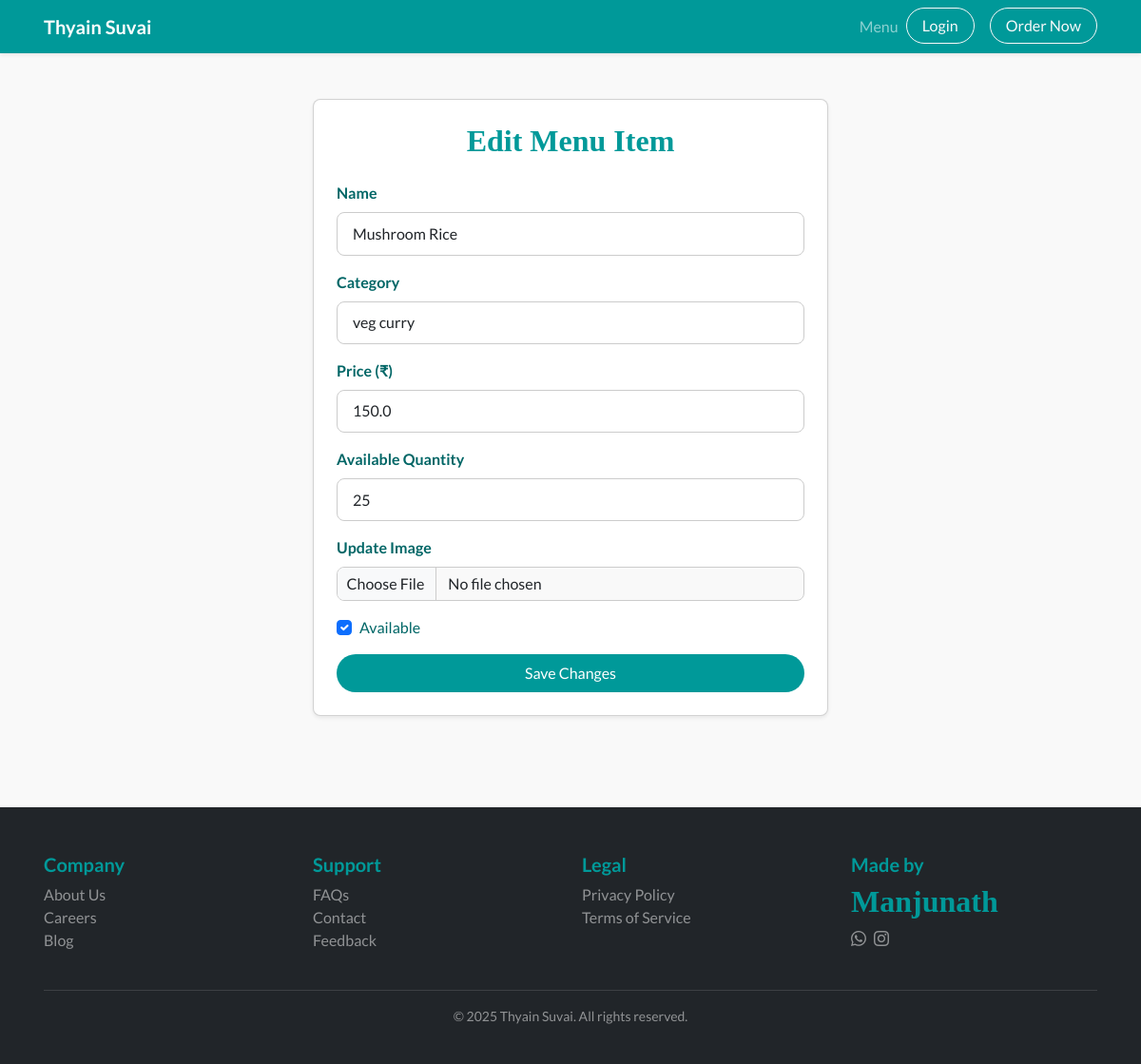
The page /edit_menu/4 on the database its author committed.
### models.py (models this page shows)
class MenuItem(db.Model):
    id = db.Column(db.Integer, primary_key=True)
    name = db.Column(db.String(100), nullable=False)
    description = db.Column(db.String(255))
    price = db.Column(db.Float, nullable=False)
    quantity_available = db.Column(db.Integer, nullable=False)  # quantity available in stock
    category= db.Column(db.String(50))  # e.g., Appetizer, Main Course, Dessert
    is_available = db.Column(db.Boolean, default=True)
    image = db.Column(db.String(100))  # stores image filename

### app.py (the view, shortened to what this page needs)
@app.route('/edit_menu/<int:menu_id>', methods=['GET', 'POST'])
def edit_menu(menu_id):
    menu = MenuItem.query.get_or_404(menu_id)
    return render_template('edit_menu.html', menu=menu)

### templates/edit_menu.html (shortened to what this page needs)
{% extends 'base.html' %}
{% block extra_css %}
<link rel="stylesheet" href="{{ url_for('static', filename='css/edit_menu.css') }}">
{% endblock %}
{% block content %}
<div class="container py-5">
  <div class="row justify-content-center">
    <div class="col-lg-6">
      <div class="card shadow-sm p-4">
        <h4 class="mb-4 text-center">Edit Menu Item</h4>
        <form method="POST" enctype="multipart/form-data">
          <div class="mb-3">
            <label for="name" class="form-label">Name</label>
            <input type="text" class="form-control" id="name" name="name" value="{{ menu.name }}" required>
          </div>
          <div class="mb-3">
            <label for="category" class="form-label">Category</label>
            <input type="text" class="form-control" id="category" name="category" value="{{ menu.category if menu else '' }}" required>
          </div>
          <div class="mb-3">
            <label for="price" class="form-label">Price (₹)</label>
            <input type="number" class="form-control" id="price" name="price" step="0.01" value="{{ menu.price }}" required>
          </div>
          <div class="mb-3">
            <label for="quantity_available" class="form-label">Available Quantity</label>
            <input type="number" class="form-control" id="quantity_available" name="quantity_available" min="0" value="{{ menu.quantity_available }}" required>
          </div>
          <div class="mb-3">
            <label for="image" class="form-label">Update Image</label>
            <input type="file" class="form-control" id="image" name="image" accept="image/*">
          </div>
          <div class="form-check mb-3">
            <input class="form-check-input" type="checkbox" id="is_available" name="is_available" {% if menu.is_available %}checked{% endif %}>
            <label class="form-check-label" for="is_available">Available</label>
          </div>
          <button type="submit" class="btn btn-teal rounded-pill w-100">Save Changes</button>
        </form>
      </div>
    </div>
  </div>
</div>
{% endblock %}

### static/css/base.css (style rules this page uses)
body { font-family: 'Lato', 'Roboto', sans-serif; background-color: #ffffff; color: #333333; margin: 0; padding: 0; scroll-behavior: smooth; }
.btn-teal { background-color: #009999; color: #ffffff; border-radius: 50px; padding: 0.5rem 1.2rem; border: none; font-weight: 500; transition: background-color 0.3s ease; }
.container { max-width: 1140px; margin: auto; padding: 0 1rem; }
.text-center { text-align: center; }
h1, h2, h3, h4, h5 { font-weight: 700; color: #009999; }
input, textarea, select, button { font-family: inherit; font-size: 1rem; }
input[type="text"], input[type="email"], input[type="number"], input[type="password"], textarea, select { border: 1px solid #ccc; border-radius: 8px; padding: 0.5rem 0.75rem; width: 100%; box-sizing: border-box; }

### static/css/edit_menu.css (style rules this page uses)
:root { --primary-teal: #009999; --accent-orange: #F7931E; --dark-teal: #006666; --text-dark: #333333; --bg-light: #f9f9f9; --white: #ffffff; --radius-pill: 50px; --radius-card: 8px; --shadow: 0 4px 12px rgba(0, 0, 0, 0.08); }
body { font-family: 'Lato', sans-serif; color: var(--text-dark); background-color: var(--bg-light); }
.card { border-radius: var(--radius-card); box-shadow: var(--shadow); background-color: var(--white); padding: 1.5rem; }
h4 { font-family: 'Cormorant Garamond', serif; font-size: 2rem; font-weight: 700; color: var(--primary-teal); }
label.form-label { font-weight: 600; color: var(--dark-teal); }
input.form-control, textarea.form-control { border-radius: var(--radius-card); border: 1px solid #ccc; padding: 0.6rem 1rem; }
input[type="file"] { padding: 0.3rem 0.6rem; background-color: var(--bg-light); border: 1px solid #ccc; border-radius: var(--radius-card); }
.btn-teal { background-color: var(--primary-teal); color: var(--white); border: none; transition: background-color 0.3s ease, box-shadow 0.3s ease; }
.form-check-label { color: var(--dark-teal); font-weight: 500; }

### rows shown on the page
MenuItem: name "Mushroom Rice", category "veg curry", price "150.0", quantity_available "25", is_available "☑"
